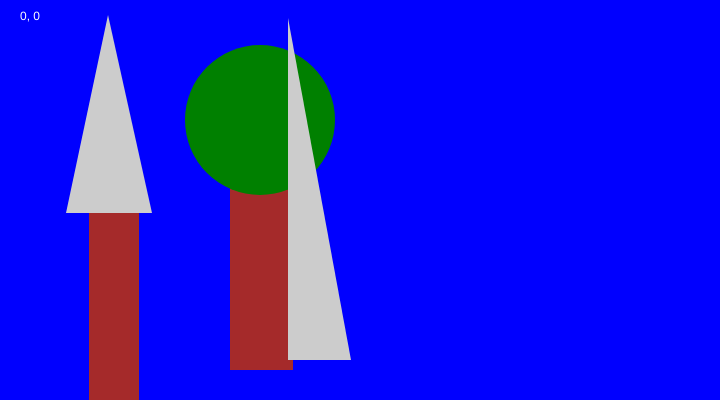
Frame 1 (no input)
Frame 60 (no input): identical to frame 1, image omitted
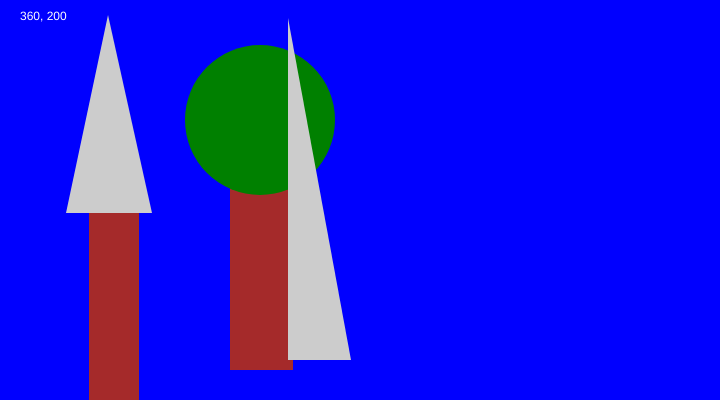
Frame 120 (the mouse pressed at the canvas centre since frame 60)

The p5.js sketch that drew these frames (run headless with seeded random() and noise() and a simulated clock; from frame 60 on, the mouse is pressed at the canvas centre):

// p5.js sketch
// ── sketch.js
function setup() {
  // Sets the screen to be 720 pixels wide and 400 pixels high
  createCanvas(720, 400);
}

function draw() {
  background('blue');
   noStroke();

  // first tree
   fill(204);
   triangle(108, 15, 66, 213, 152, 213);
  fill('brown') ;
  rect(89, 213, 50, 200) ;

  // tree trunk
  fill('brown');
  rect(230, 170, 63, 200);

  // tree leaves
    fill('green');
  ellipse(260, 120, 150, 150);

    fill(204);
  triangle(288, 18, 351, 360, 288, 360);

//   fill(204);
//   quad(189, 18, 216, 18, 216, 360, 144, 360);

//   fill(255);
//   ellipse(252, 144, 72, 72);



//   fill(255);
//   arc(479, 300, 280, 280, PI, TWO_PI);

  fill('white') ;
  text(mouseX + ', ' + mouseY, 20, 20) ;
}
